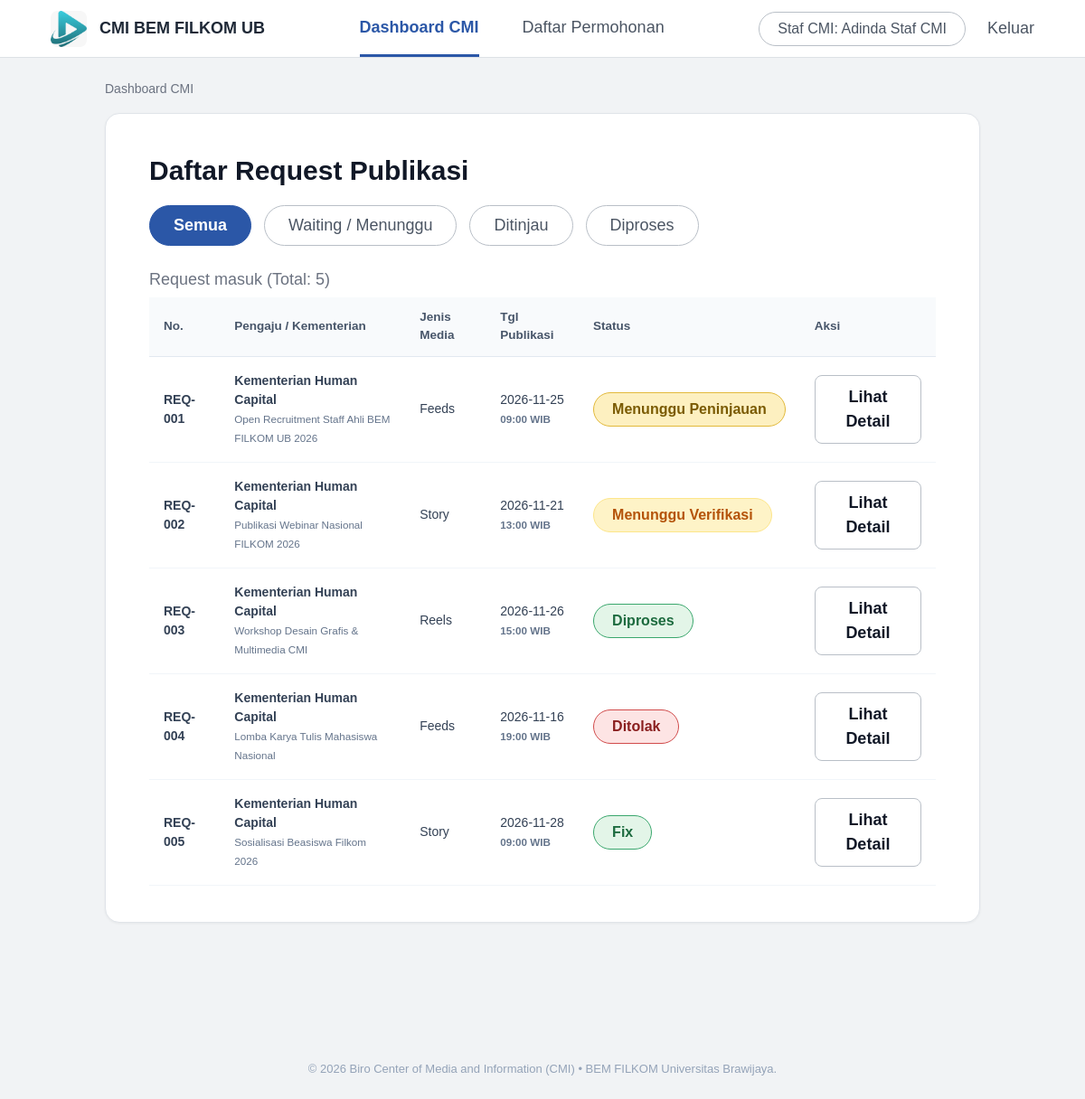
The page /views/admin/dashboard-cmi.php on the database its author committed.
### tables this page shows
CREATE TABLE `PENGAJUAN` (
    `idPengajuan` VARCHAR(30) NOT NULL,
    `idPengaju` VARCHAR(20) NOT NULL,
    `kementerianId` VARCHAR(20) NULL,
    `judulRequest` VARCHAR(200) NOT NULL,
    `tanggalPengajuan` DATE NOT NULL,
    `tanggal_publikasi` DATE NULL,
    `jam_publikasi` VARCHAR(10) NULL DEFAULT '09:00',
    `jenis_konten` VARCHAR(50) DEFAULT 'Feeds',
    `targetTanggal` DATE NULL,
    `targetJam` VARCHAR(10) NULL DEFAULT '09:00',
    `jenisMedia` VARCHAR(50) DEFAULT 'Feeds',
    `detailKonten` TEXT NOT NULL,
    `statusPengajuan` VARCHAR(40) NOT NULL DEFAULT 'Dalam Antrian',
    `status_pengajuan` VARCHAR(40) NOT NULL DEFAULT 'Dalam Antrian',
    `catatanKelengkapan` TEXT NULL,
    `alasanPenolakan` TEXT NULL,
    `sisaWaktuVerifikasi` INT NOT NULL DEFAULT 3600,
    PRIMARY KEY (`idPengajuan`),
    CONSTRAINT `fk_pengajuan_pengaju` FOREIGN KEY (`idPengaju`) REFERENCES `PENGAJU_INTERNAL` (`idPengaju`) ON DELETE CASCADE,
    CONSTRAINT `fk_pengajuan_kementerian` FOREIGN KEY (`kementerianId`) REFERENCES `KEMENTERIAN` (`kementerianId`) ON DELETE SET NULL
);

CREATE TABLE `KEMENTERIAN` (
    `kementerianId` VARCHAR(20) NOT NULL,
    `asalKementerian` VARCHAR(100) NOT NULL,
    PRIMARY KEY (`kementerianId`)
);

### views/admin/dashboard-cmi.php (the view, shortened to what this page needs)
<?php
require_once __DIR__ . '/../../config/koneksi.php';
$daftarRequest = [];
if ($koneksi) {
    $sql = "
        SELECT p.*, k.asalKementerian, pi.nama AS namaPengaju
        FROM PENGAJUAN p
        LEFT JOIN KEMENTERIAN k ON p.kementerianId = k.kementerianId
        LEFT JOIN PENGAJU_INTERNAL pi ON p.idPengaju = pi.idPengaju
        ORDER BY p.tanggalPengajuan DESC, p.idPengajuan DESC
    ";
    $res = mysqli_query($koneksi, $sql);
    if ($res) {
        while ($row = mysqli_fetch_assoc($res)) {
            $daftarRequest[] = $row;
        }
    }
}
?>
<!DOCTYPE html>
<html lang="id">
<head>
    <link rel="stylesheet" href="../../assets/css/global.css">
    <link rel="stylesheet" href="../../assets/css/components.css">
    <link rel="stylesheet" href="../../assets/css/modal.css">
    <link rel="stylesheet" href="../../assets/css/portal.css">
</head>
<body>
    <nav>
        <div class="brand">
            <img src="../../assets/img/logo cmi.jpeg" alt="Logo CMI" class="logo">
            CMI BEM FILKOM UB
        </div>
        <div class="menu">
            <a class="active" href="dashboard-cmi.php">Dashboard CMI</a>
            <a href="daftar-permohonan.php">Daftar Permohonan</a>
        </div>
        <div class="right">
            <span class="pill">Staf CMI: <?= htmlspecialchars($_SESSION['admin']['namaAdmin'] ?? 'Admin CMI') ?></span>
            <a href="../../index.php" style="color: inherit; text-decoration: none;">Keluar</a>
        </div>
    </nav>
    <div class="wrap">
        <div class="crumb">Dashboard CMI</div>
        <div class="card">
            <h1>Daftar Request Publikasi</h1>
            <div class="filters" id="filterStatus">
                <span class="f on" data-filter="Semua">Semua</span>
                <span class="f" data-filter="Waiting">Waiting / Menunggu</span>
                <span class="f" data-filter="Ditinjau">Ditinjau</span>
                <span class="f" data-filter="Diproses">Diproses</span>
            </div>
            <div class="lbl">Request masuk (Total: <?= count($daftarRequest) ?>)</div>
            <table>
                <thead>
                    <tr>
                        <th>No.</th>
                        <th>Pengaju / Kementerian</th>
                        <th>Jenis Media</th>
                        <th>Tgl Publikasi</th>
                        <th>Status</th>
                        <th>Aksi</th>
                    </tr>
                </thead>
                <tbody id="daftarRequest">
                    <?php if (!empty($daftarRequest)): ?>
                        <?php foreach ($daftarRequest as $row):
                            $status = $row['statusPengajuan'];
                            $badgeClass = 's-waiting';
                            if ($status === 'Ditinjau')
                                $badgeClass = 's-ditinjau';
                            elseif ($status === 'Diproses')
                                $badgeClass = 's-diproses';
                            elseif ($status === 'Fix' || $status === 'Selesai')
                                $badgeClass = 's-diproses';
                            elseif ($status === 'Ditolak')
                                $badgeClass = 's-ditolak';
                            elseif (stripos($status, 'verifikasi') !== false)
                                $badgeClass = 'badge verifikasi';
                            $instansi = $row['asalKementerian'] ?: ($row['namaPengaju'] ?: 'Pengaju Internal');
                            ?>
                            <tr data-id="<?= htmlspecialchars($row['idPengajuan']) ?>"
                                data-status="<?= htmlspecialchars($status) ?>">
                                <td class="no"><?= htmlspecialchars($row['idPengajuan']) ?></td>
                                <td>
                                    <strong><?= htmlspecialchars($instansi) ?></strong><br>
                                    <small style="color:#64748b;"><?= htmlspecialchars($row['judulRequest']) ?></small>
                                </td>
                                <td><?= htmlspecialchars($row['jenisMedia'] ?? 'Instagram Feeds') ?></td>
                                <td>
                                    <?= htmlspecialchars($row['targetTanggal'] ?? $row['tanggalPengajuan']) ?>
                                    <?= !empty($row['targetJam']) ? '<br><small style="color:#64748b; font-weight:600;">' . htmlspecialchars($row['targetJam']) . ' WIB</small>' : '' ?>
                                </td>
                                <td><span class="badge <?= $badgeClass ?>"><?= htmlspecialchars($status) ?></span></td>
                                <td>
                                    <a href="detail-review.php?id=<?= urlencode($row['idPengajuan']) ?>"
                                        class="btn btn-lihat-detail" style="text-decoration:none;">
                                        Lihat Detail
                                    </a>
                                </td>
                            </tr>
                        <?php endforeach; ?>
                    <?php endif; ?>
                </tbody>
            </table>
        </div>
    </div>
    <footer class="foot">&copy; 2026 Biro Center of Media and Information (CMI) &bull; BEM FILKOM Universitas Brawijaya.
    </footer>
</body>
</html>

### assets/css/global.css (style rules this page uses)
:root { --navy-primary: #163273; --navy-hover: #0f2456; --blue-accent: #2563eb; --blue-soft-bg: #eff6ff; --blue-soft-border: #bfdbfe; --bg-page: #f1f5f9; --bg-surface: #ffffff; --bg-muted: #f8fafc; --text-main: #1e293b; --text-secondary: #475569; --text-muted: #64748b; --border-color: #e2e8f0; --border-input: #cbd5e1; --danger-bg: #fef2f2; --danger-border: #fca5a5; --danger-text: #dc2626; --success-bg: #ecfdf5; --success-border: #6ee7b7; --success-text: #047857; --warning-bg: #fef3c7; --warning-border: #fde68a; --warning-text: #b45309; }
* { box-sizing: border-box; margin: 0; padding: 0; }
body { font-family: 'Inter', -apple-system, BlinkMacSystemFont, 'Segoe UI', Roboto, sans-serif; background-color: var(--bg-page); color: var(--text-main); line-height: 1.5; font-size: 14px; -webkit-font-smoothing: antialiased; }

### assets/css/components.css (style rules this page uses)
.card { background-color: var(--bg-surface); border: 1px solid var(--border-color); border-radius: 12px; padding: 24px; box-shadow: 0 1px 3px rgba(15, 23, 42, 0.04); }
.btn { display: inline-flex; align-items: center; justify-content: center; gap: 8px; padding: 11px 18px; font-family: inherit; font-size: 14px; font-weight: 600; border-radius: 8px; border: 1px solid transparent; cursor: pointer; text-decoration: none; transition: all 0.2s ease; }
.badge { display: inline-flex; align-items: center; padding: 5px 12px; font-size: 12px; font-weight: 600; border-radius: 6px; }

### assets/css/portal.css (style rules this page uses)
* { box-sizing: border-box; }
body { margin: 0; font-family: Arial, Helvetica, sans-serif; background: #f1f3f5; color: #1f2937; }
nav { background: #fff; border-bottom: 1px solid #dde1e6; height: 64px; padding: 0 56px; display: flex; align-items: center; justify-content: space-between; }
.brand { display: flex; align-items: center; gap: 14px; font-weight: 700; font-size: 18px; }
.logo { width: 40px; height: 40px; border-radius: 8px; object-fit: cover; display: block; }
.menu { display: flex; gap: 48px; height: 100%; }
.menu a { display: flex; align-items: center; height: 100%; color: #4b5563; text-decoration: none; font-size: 18px; border-bottom: 3px solid transparent; }
.menu a.active { color: #2b57a7; font-weight: 700; border-bottom-color: #2b57a7; }
.right { display: flex; align-items: center; gap: 24px; font-size: 18px; color: #4b5563; }
.pill { border: 1px solid #b9bfc7; border-radius: 999px; padding: 6px 20px; font-size: 16px; background: #fff; }
.wrap { max-width: 1000px; margin: 0 auto; padding: 24px 16px 80px; }
.crumb { font-size: 14px; color: #6b7280; margin-bottom: 16px; }
.card { background: #fff; border: 1px solid #e0e4e9; border-radius: 16px; padding: 40px 48px; box-shadow: 0 1px 3px rgba(0, 0, 0, 0.05); }
h1 { margin: 0 0 8px; font-size: 30px; color: #111827; }
.btn { display: inline-block; border: 1.5px solid #b9bfc7; background: #fff; color: #111827; font-weight: 700; font-size: 18px; border-radius: 8px; padding: 14px 32px; cursor: pointer; text-decoration: none; text-align: center; transition: all 0.15s ease; }
.btn-lihat-detail { padding: 10px 22px; font-size: 18px; }
.badge { display: inline-block; border: 1.5px solid; border-radius: 999px; padding: 6px 20px; font-weight: 700; font-size: 16px; white-space: nowrap; }
.s-waiting { background: #fdf0c0; border-color: #e2b93a; color: #7a5a00; }
.s-diproses { background: #e3f5e8; border-color: #3aa76d; color: #1d6b3f; }
.s-ditolak { background: #fde4e4; border-color: #d14b4b; color: #8a1f1f; }
.badge.verifikasi { background: #fef3c7; color: #b45309; border-color: #fde68a; }
table { width: 100%; border-collapse: collapse; }
th { text-align: left; padding: 12px 16px; background: #f8fafc; border-bottom: 1px solid #e2e8f0; font-size: 13.5px; font-weight: 600; color: #475569; }
td { padding: 16px; border-bottom: 1px solid #f1f5f9; font-size: 14px; color: #334155; vertical-align: middle; }
td.no { font-weight: 700; }
.filters { display: flex; gap: 14px; margin: 16px 0 24px; }
.f { border: 1.5px solid #b9bfc7; border-radius: 999px; padding: 8px 26px; font-size: 18px; background: #fff; color: #4b5563; cursor: pointer; }
.f.on { background: #2b57a7; border-color: #2b57a7; color: #fff; font-weight: 700; }
.lbl { color: #6b7280; font-size: 18px; margin-bottom: 6px; }
.foot { text-align: center; color: #94a3b8; font-size: 13px; padding: 24px 0; margin-top: 48px; }

### rows shown on the page
pengajuan: idPengajuan "REQ-001", kementerianId.asalKementerian "Kementerian Human Capital", judulRequest "Open Recruitment Staff Ahli BEM FILKOM UB 2026", jenisMedia "Feeds", targetTanggal "2026-11-25", targetJam "09:00", statusPengajuan "Menunggu Peninjauan"
pengajuan: idPengajuan "REQ-002", kementerianId.asalKementerian "Kementerian Human Capital", judulRequest "Publikasi Webinar Nasional FILKOM 2026", jenisMedia "Story", targetTanggal "2026-11-21", targetJam "13:00", statusPengajuan "Menunggu Verifikasi"
pengajuan: idPengajuan "REQ-003", kementerianId.asalKementerian "Kementerian Human Capital", judulRequest "Workshop Desain Grafis & Multimedia CMI", jenisMedia "Reels", targetTanggal "2026-11-26", targetJam "15:00", statusPengajuan "Diproses"
pengajuan: idPengajuan "REQ-004", kementerianId.asalKementerian "Kementerian Human Capital", judulRequest "Lomba Karya Tulis Mahasiswa Nasional", jenisMedia "Feeds", targetTanggal "2026-11-16", targetJam "19:00", statusPengajuan "Ditolak"
pengajuan: idPengajuan "REQ-005", kementerianId.asalKementerian "Kementerian Human Capital", judulRequest "Sosialisasi Beasiswa Filkom 2026", jenisMedia "Story", targetTanggal "2026-11-28", targetJam "09:00", statusPengajuan "Fix"

### other values the page prints
$_SESSION['admin']['namaAdmin'] "Adinda Staf CMI"
count($daftarRequest) "5"
